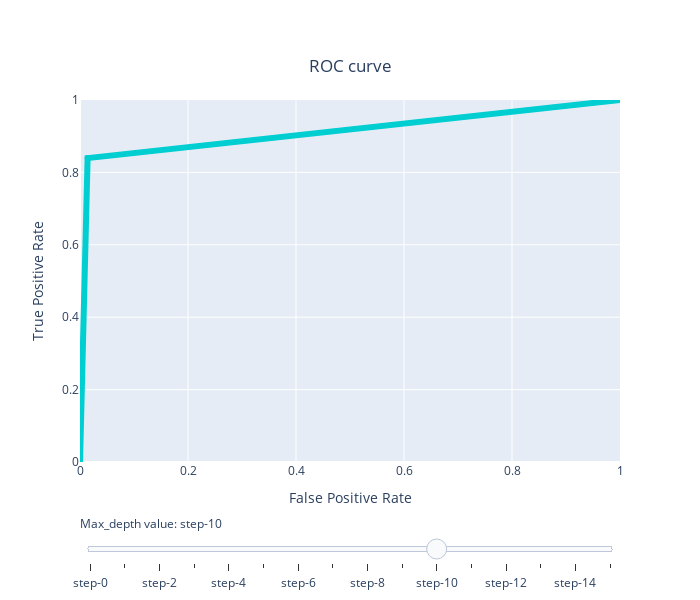

Notebook cell for this chart:
### Code cell
import plotly.graph_objects as go
from sklearn import metrics
import numpy as np
import plotly.graph_objects as go
from plotly.offline import init_notebook_mode, iplot
init_notebook_mode(connected=True)

# Create figure
fig = go.Figure(layout_yaxis_range=[0,1], layout_xaxis_range=[0,1],)


# Add traces, one for each slider step
for step in np.arange(2,18,1):
    fig.add_trace(
        go.Scatter(
            visible=False,
            line=dict(color="#00CED1", width=6),
            name="ROC curve",
            #x=np.array(x_lst[step]),
            #y=np.array(list(dict_depth.values())[int(step)])
            x = metrics.roc_curve(y_test,lst[step])[0],
            y = metrics.roc_curve(y_test,lst[step])[1]
            
            #x=np.array(X_test),
            #y=np.array(list(dict_depth.values()))
        )
    )

fig.data[15].visible = True



# Create and add slider
steps = []
for i in range(len(fig.data)):
    step = dict(
        method="update",
        args=[{"visible": [False] * len(fig.data)},
              {"title": 'ROC curve, max_depth = ' + str(i)}],  # layout attribute
    )
    step["args"][0]["visible"][i] = True  # Toggle i'th trace to "visible"
    steps.append(step)

sliders = [dict(
    active=10,
    currentvalue={"prefix": "Max_depth value: "},
    pad={"t": 50},
    steps=steps
)]

fig.update_layout(
    sliders=sliders,
    width=700, height=600,
    xaxis_title="False Positive Rate", yaxis_title="True Positive Rate",
    title={
        'text': "ROC curve",
        'y':0.9,
        'x':0.5,
        'xanchor': 'center',
        'yanchor': 'top'}
    
)

### Figure 1 — Plotly figure (JSON) as saved in the notebook; plotly's stock layout.template omitted (floating-point values rounded to 4 significant figures)
{"data": [{"line": {"color": "#00CED1", "width": 6}, "name": "ROC curve", "type": "scatter", "visible": false, "x": [0, 0.0493, 1], "y": [0, 0.642, 1]}, {"line": {"color": "#00CED1", "width": 6}, "name": "ROC curve", "type": "scatter", "visible": false, "x": [0, 0.1127, 1], "y": [0, 0.7901, 1]}, {"line": {"color": "#00CED1", "width": 6}, "name": "ROC curve", "type": "scatter", "visible": false, "x": [0, 0.04225, 1], "y": [0, 0.7284, 1]}, {"line": {"color": "#00CED1", "width": 6}, "name": "ROC curve", "type": "scatter", "visible": false, "x": [0, 0.07042, 1], "y": [0, 0.8148, 1]}, {"line": {"color": "#00CED1", "width": 6}, "name": "ROC curve", "type": "scatter", "visible": false, "x": [0, 0.07042, 1], "y": [0, 0.8519, 1]}, {"line": {"color": "#00CED1", "width": 6}, "name": "ROC curve", "type": "scatter", "visible": false, "x": [0, 0.01408, 1], "y": [0, 0.7531, 1]}, {"line": {"color": "#00CED1", "width": 6}, "name": "ROC curve", "type": "scatter", "visible": false, "x": [0, 0.0493, 1], "y": [0, 0.8642, 1]}, {"line": {"color": "#00CED1", "width": 6}, "name": "ROC curve", "type": "scatter", "visible": false, "x": [0, 0.0493, 1], "y": [0, 0.8642, 1]}, {"line": {"color": "#00CED1", "width": 6}, "name": "ROC curve", "type": "scatter", "visible": false, "x": [0, 0.01408, 1], "y": [0, 0.8148, 1]}, {"line": {"color": "#00CED1", "width": 6}, "name": "ROC curve", "type": "scatter", "visible": false, "x": [0, 0.04225, 1], "y": [0, 0.8765, 1]}, {"line": {"color": "#00CED1", "width": 6}, "name": "ROC curve", "type": "scatter", "visible": false, "x": [0, 0.01408, 1], "y": [0, 0.8272, 1]}, {"line": {"color": "#00CED1", "width": 6}, "name": "ROC curve", "type": "scatter", "visible": false, "x": [0, 0.03521, 1], "y": [0, 0.8765, 1]}, {"line": {"color": "#00CED1", "width": 6}, "name": "ROC curve", "type": "scatter", "visible": false, "x": [0, 0.01408, 1], "y": [0, 0.8395, 1]}, {"line": {"color": "#00CED1", "width": 6}, "name": "ROC curve", "type": "scatter", "visible": false, "x": [0, 0.01408, 1], "y": [0, 0.8395, 1]}, {"line": {"color": "#00CED1", "width": 6}, "name": "ROC curve", "type": "scatter", "visible": false, "x": [0, 0.01408, 1], "y": [0, 0.8395, 1]}, {"line": {"color": "#00CED1", "width": 6}, "name": "ROC curve", "type": "scatter", "visible": true, "x": [0, 0.01408, 1], "y": [0, 0.8395, 1]}], "layout": {"height": 600, "sliders": [{"active": 10, "currentvalue": {"prefix": "Max_depth value: "}, "pad": {"t": 50}, "steps": [{"args": [{"visible": [true, false, false, false, false, false, false, false, false, false, false, false, false, false, false, false]}, {"title": "ROC curve, max_depth = 0"}], "method": "update"}, {"args": [{"visible": [false, true, false, false, false, false, false, false, false, false, false, false, false, false, false, false]}, {"title": "ROC curve, max_depth = 1"}], "method": "update"}, {"args": [{"visible": [false, false, true, false, false, false, false, false, false, false, false, false, false, false, false, false]}, {"title": "ROC curve, max_depth = 2"}], "method": "update"}, {"args": [{"visible": [false, false, false, true, false, false, false, false, false, false, false, false, false, false, false, false]}, {"title": "ROC curve, max_depth = 3"}], "method": "update"}, {"args": [{"visible": [false, false, false, false, true, false, false, false, false, false, false, false, false, false, false, false]}, {"title": "ROC curve, max_depth = 4"}], "method": "update"}, {"args": [{"visible": [false, false, false, false, false, true, false, false, false, false, false, false, false, false, false, false]}, {"title": "ROC curve, max_depth = 5"}], "method": "update"}, {"args": [{"visible": [false, false, false, false, false, false, true, false, false, false, false, false, false, false, false, false]}, {"title": "ROC curve, max_depth = 6"}], "method": "update"}, {"args": [{"visible": [false, false, false, false, false, false, false, true, false, false, false, false, false, false, false, false]}, {"title": "ROC curve, max_depth = 7"}], "method": "update"}, {"args": [{"visible": [false, false, false, false, false, false, false, false, true, false, false, false, false, false, false, false]}, {"title": "ROC curve, max_depth = 8"}], "method": "update"}, {"args": [{"visible": [false, false, false, false, false, false, false, false, false, true, false, false, false, false, false, false]}, {"title": "ROC curve, max_depth = 9"}], "method": "update"}, {"args": [{"visible": [false, false, false, false, false, false, false, false, false, false, true, false, false, false, false, false]}, {"title": "ROC curve, max_depth = 10"}], "method": "update"}, {"args": [{"visible": [false, false, false, false, false, false, false, false, false, false, false, true, false, false, false, false]}, {"title": "ROC curve, max_depth = 11"}], "method": "update"}, {"args": [{"visible": [false, false, false, false, false, false, false, false, false, false, false, false, true, false, false, false]}, {"title": "ROC curve, max_depth = 12"}], "method": "update"}, {"args": [{"visible": [false, false, false, false, false, false, false, false, false, false, false, false, false, true, false, false]}, {"title": "ROC curve, max_depth = 13"}], "method": "update"}, {"args": [{"visible": [false, false, false, false, false, false, false, false, false, false, false, false, false, false, true, false]}, {"title": "ROC curve, max_depth = 14"}], "method": "update"}, {"args": [{"visible": [false, false, false, false, false, false, false, false, false, false, false, false, false, false, false, true]}, {"title": "ROC curve, max_depth = 15"}], "method": "update"}]}], "title": {"text": "ROC curve", "x": 0.5, "xanchor": "center", "y": 0.9, "yanchor": "top"}, "width": 700, "xaxis": {"range": [0, 1], "title": {"text": "False Positive Rate"}}, "yaxis": {"range": [0, 1], "title": {"text": "True Positive Rate"}}}}
